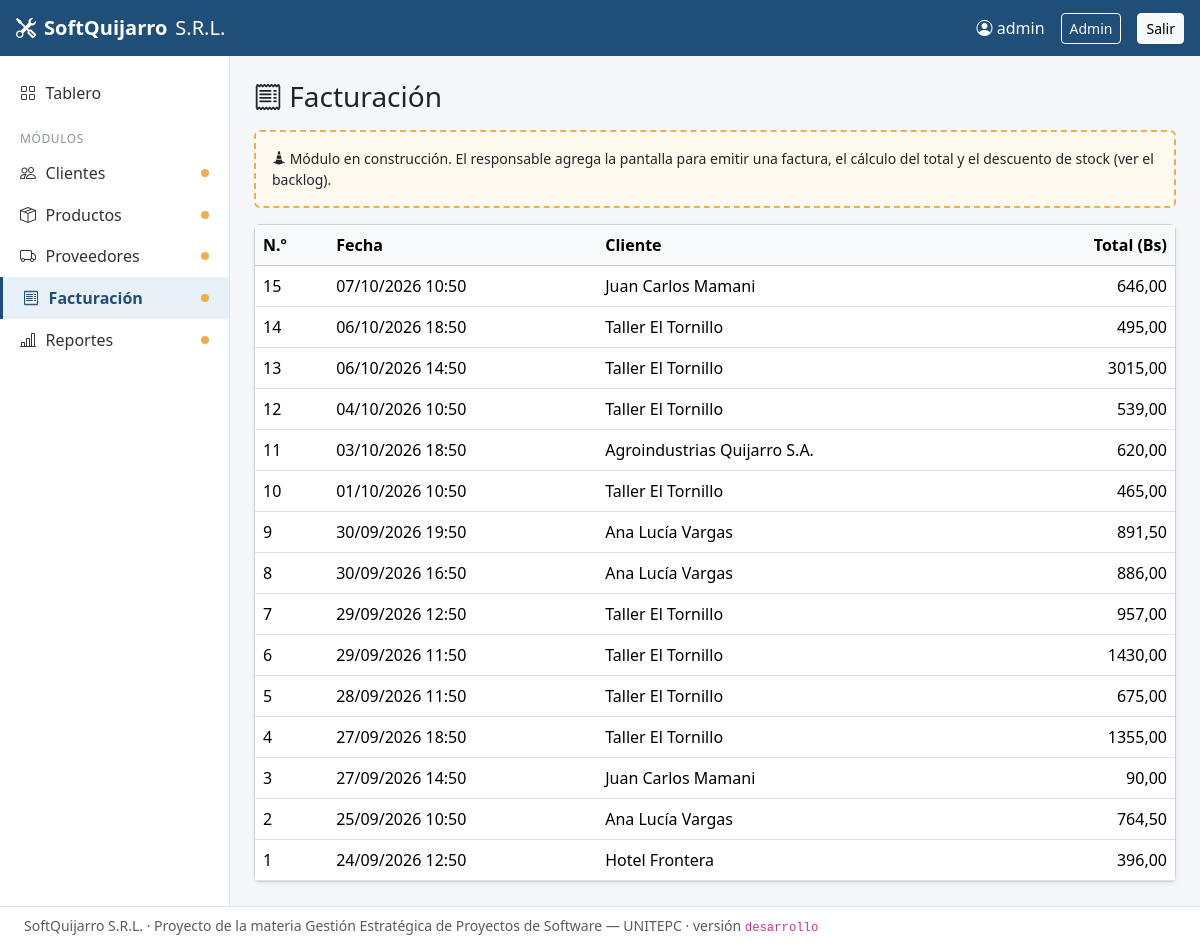
Page /facturacion/ (signed in) on the committed database.
### facturacion/models.py (models this page shows, shortened)
class Factura(models.Model):
    cliente = models.ForeignKey(
        "clientes.Cliente", on_delete=models.PROTECT, related_name="facturas"
    )
    fecha = models.DateTimeField(default=timezone.now)
    total = models.DecimalField("total (Bs)", max_digits=12, decimal_places=2, default=0)
    class Meta:
        ordering = ["-fecha"]
        verbose_name = "factura"
        verbose_name_plural = "facturas"

### clientes/models.py (models this page shows, shortened)
class Cliente(models.Model):
    nombre = models.CharField("nombre o razón social", max_length=150)
    nit = models.CharField("NIT / CI", max_length=20)
    class Meta:
        ordering = ["nombre"]
        verbose_name = "cliente"
        verbose_name_plural = "clientes"

### facturacion/views.py (the view)
# urls.py: path("",           views.inicio,     name="inicio"),
def inicio(request):
    facturas = Factura.objects.select_related("cliente")
    return render(request, "facturacion/inicio.html", {"facturas": facturas})

### core/context_processors.py (called while the page is built)
def _modulos():
    modulos = []
    for nombre in MODULOS:
        cfg = apps.get_app_config(nombre)
        try:
            url = reverse(getattr(cfg, "url_inicio", f"{nombre}:inicio"))
        except NoReverseMatch:
            url = None
        modulos.append(
            {
                "app": nombre,
                "nombre": cfg.verbose_name,
                "icono": getattr(cfg, "icono", "bi-box"),
                "descripcion": getattr(cfg, "descripcion", ""),
                "responsable": getattr(cfg, "responsable", "Sin asignar"),
                "estado": getattr(cfg, "estado", "en construcción"),
                "url": url,
            }
        )
    return modulos

def menu_modulos(request):
    commit = os.environ.get("RENDER_GIT_COMMIT", "")
    return {
        "modulos_menu": _modulos(),
        "version_desplegada": commit[:7] if commit else "desarrollo",
    }

### facturacion/templates/facturacion/inicio.html (shortened to what this page needs)
{% extends "base.html" %}
{% block contenido %}
<div class="d-flex justify-content-between align-items-center mb-3">
  <h1 class="h3 m-0"><i class="bi bi-receipt"></i> Facturación</h1>
</div>
<div class="alert aviso-construccion small">
  <i class="bi bi-cone-striped"></i> Módulo en construcción. El responsable agrega la pantalla para
  emitir una factura, el cálculo del total y el descuento de stock (ver el backlog).
</div>
<div class="card shadow-sm">
  <table class="table table-hover mb-0">
    <thead class="table-light"><tr><th>N.º</th><th>Fecha</th><th>Cliente</th><th class="text-end">Total (Bs)</th></tr></thead>
    <tbody>
      {% for f in facturas %}
      <tr><td>{{ f.pk }}</td><td>{{ f.fecha|date:"d/m/Y H:i" }}</td><td>{{ f.cliente.nombre }}</td><td class="text-end">{{ f.total }}</td></tr>
      {% empty %}
      <tr><td colspan="4" class="text-muted">No hay facturas emitidas.</td></tr>
      {% endfor %}
    </tbody>
  </table>
</div>
{% endblock %}

### templates/base.html (shortened to what this page needs)
{% load static %}<!doctype html>
<html lang="es">
<head>
  <link rel="stylesheet" href="{% static 'vendor/bootstrap/bootstrap.min.css' %}">
  <link rel="stylesheet" href="{% static 'vendor/bootstrap-icons/bootstrap-icons.min.css' %}">
  <link rel="stylesheet" href="{% static 'core/estilos.css' %}">
</head>
<body>
  <nav class="navbar navbar-dark barra-superior px-3">
    <a class="navbar-brand d-flex align-items-center gap-2" href="{% url 'inicio' %}">
      <i class="bi bi-tools"></i> <strong>SoftQuijarro</strong> <span class="d-none d-sm-inline fw-light">S.R.L.</span>
    </a>
    {% if user.is_authenticated %}
    <div class="d-flex align-items-center gap-3 text-white">
      <span class="d-none d-md-inline"><i class="bi bi-person-circle"></i> {{ user.username }}</span>
      {% if user.is_staff %}<a class="btn btn-sm btn-outline-light" href="{% url 'admin:index' %}">Admin</a>{% endif %}
      <form method="post" action="{% url 'logout' %}" class="m-0">{% csrf_token %}
        <button class="btn btn-sm btn-light">Salir</button>
      </form>
    </div>
    {% endif %}
  </nav>
  <div class="d-flex">
    {% if user.is_authenticated %}
    <aside class="menu-lateral d-none d-md-block">
      <a class="item {% if request.path == '/' %}activo{% endif %}" href="{% url 'inicio' %}"><i class="bi bi-grid"></i> Tablero</a>
      <div class="titulo-menu">Módulos</div>
      {% for m in modulos_menu %}
        {% if m.url %}
        <a class="item {% if m.url in request.path and m.url != '/' %}activo{% endif %}" href="{{ m.url }}">
          <i class="bi {{ m.icono }}"></i> {{ m.nombre }}
          {% if m.estado != "listo" %}<span class="punto" title="{{ m.estado }}"></span>{% endif %}
        </a>
        {% endif %}
      {% endfor %}
    </aside>
    {% endif %}
    <main class="flex-grow-1 p-3 p-md-4 contenido">
      {% block contenido %}{% endblock %}
    </main>
  </div>
  <footer class="pie text-muted small px-4 py-2">
    SoftQuijarro S.R.L. · Proyecto de la materia Gestión Estratégica de Proyectos de Software — UNITEPC
    · versión <code>{{ version_desplegada }}</code>
  </footer>
</body>
</html>

### core/static/core/estilos.css (style rules this page uses)
:root { --azul: #1f4e79; --azul-claro: #e8f0f8; --gris: #f5f7fa; }
body { background: var(--gris); min-height: 100vh; display: flex; flex-direction: column; }
body > .d-flex { flex: 1; }
.barra-superior { background: var(--azul); }
.menu-lateral { width: 230px; flex-shrink: 0; background: #fff; border-right: 1px solid #dde3ea; padding: 1rem 0; min-height: calc(100vh - 56px); }
.menu-lateral .item { display: flex; align-items: center; gap: .6rem; padding: .55rem 1.25rem; color: #333; text-decoration: none; }
.menu-lateral .item.activo { background: var(--azul-claro); color: var(--azul); font-weight: 600; border-left: 3px solid var(--azul); }
.menu-lateral .titulo-menu { font-size: .75rem; text-transform: uppercase; letter-spacing: .05em; color: #8a94a0; padding: 1rem 1.25rem .3rem; }
.menu-lateral .punto { width: 8px; height: 8px; border-radius: 50%; background: #f0ad4e; margin-left: auto; }
.contenido { min-width: 0; }
.pie { background: #fff; border-top: 1px solid #dde3ea; }
.aviso-construccion { border: 2px dashed #f0ad4e; background: #fffaf0; }

### rows in the picture
Factura: pk "15", fecha "07/10/2026 10:50", cliente.nombre "Juan Carlos Mamani", total "646,00"
Factura: pk "14", fecha "06/10/2026 18:50", cliente.nombre "Taller El Tornillo", total "495,00"
Factura: pk "13", fecha "06/10/2026 14:50", cliente.nombre "Taller El Tornillo", total "3015,00"
Factura: pk "12", fecha "04/10/2026 10:50", cliente.nombre "Taller El Tornillo", total "539,00"
Factura: pk "11", fecha "03/10/2026 18:50", cliente.nombre "Agroindustrias Quijarro S.A.", total "620,00"
Factura: pk "10", fecha "01/10/2026 10:50", cliente.nombre "Taller El Tornillo", total "465,00"
Factura: pk "9", fecha "30/09/2026 19:50", cliente.nombre "Ana Lucía Vargas", total "891,50"
Factura: pk "8", fecha "30/09/2026 16:50", cliente.nombre "Ana Lucía Vargas", total "886,00"
Factura: pk "7", fecha "29/09/2026 12:50", cliente.nombre "Taller El Tornillo", total "957,00"
Factura: pk "6", fecha "29/09/2026 11:50", cliente.nombre "Taller El Tornillo", total "1430,00"
Factura: pk "5", fecha "28/09/2026 11:50", cliente.nombre "Taller El Tornillo", total "675,00"
Factura: pk "4", fecha "27/09/2026 18:50", cliente.nombre "Taller El Tornillo", total "1355,00"
Factura: pk "3", fecha "27/09/2026 14:50", cliente.nombre "Juan Carlos Mamani", total "90,00"
Factura: pk "2", fecha "25/09/2026 10:50", cliente.nombre "Ana Lucía Vargas", total "764,50"
Factura: pk "1", fecha "24/09/2026 12:50", cliente.nombre "Hotel Frontera", total "396,00"

### other values in the picture
{{ user.username }} "admin"
{{ m.nombre }} "Clientes" "Productos" "Proveedores" "Facturación" "Reportes"
{{ version_desplegada }} "desarrollo"
